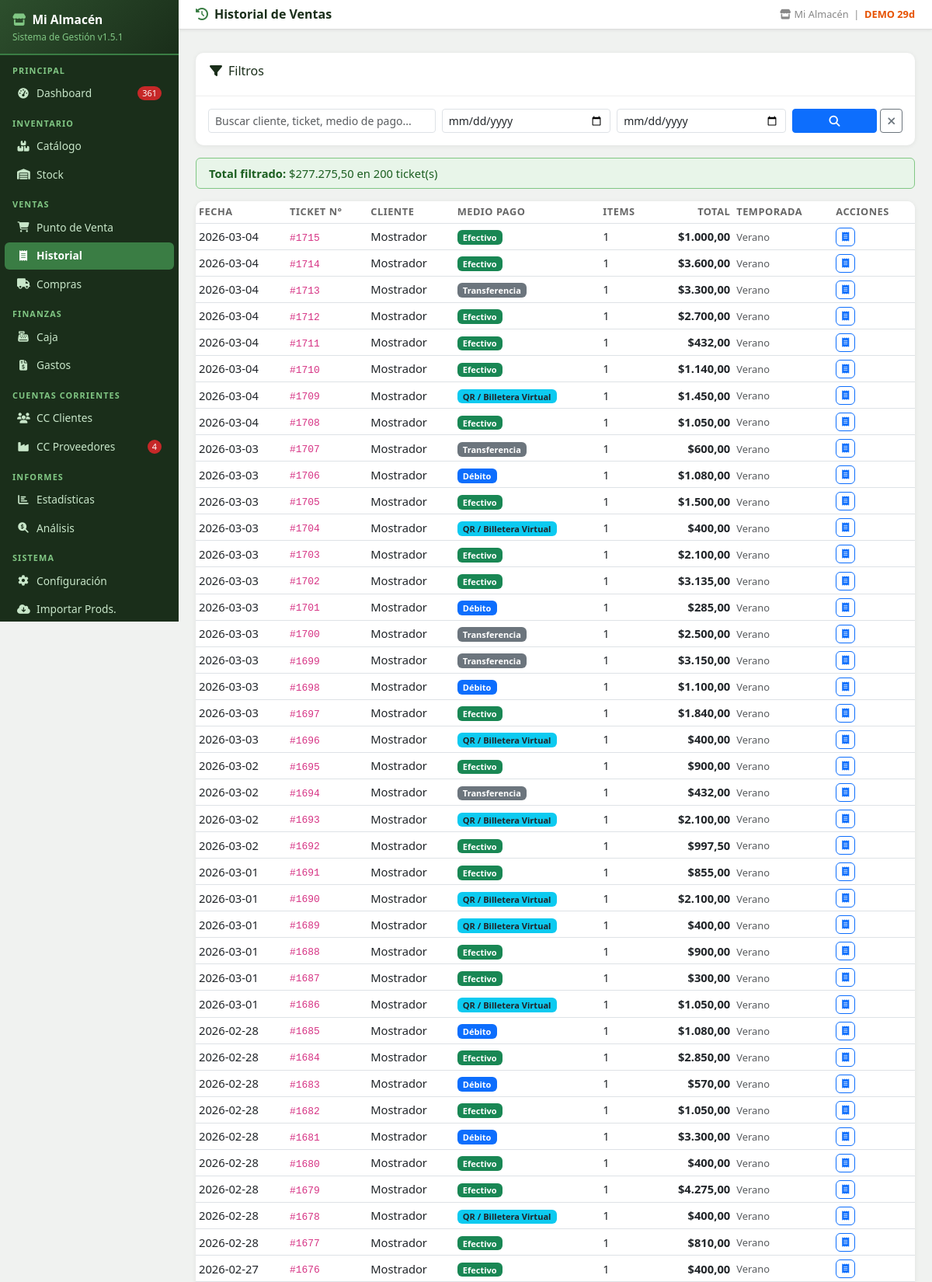
Screenshot of /historial (signed in, upper part) with the database file from the repository.
### tables this page shows
CREATE TABLE config (
            clave TEXT PRIMARY KEY,
            valor TEXT
        );

CREATE TABLE ventas (
            id INTEGER PRIMARY KEY AUTOINCREMENT,
            numero_ticket INTEGER,
            fecha TEXT,
            hora TEXT,
            cliente_id INTEGER DEFAULT 0,
            cliente_nombre TEXT DEFAULT 'Mostrador',
            medio_pago TEXT DEFAULT 'Efectivo',
            subtotal REAL DEFAULT 0,
            descuento_adicional REAL DEFAULT 0,
            total REAL DEFAULT 0,
            vendedor TEXT DEFAULT '',
            temporada TEXT DEFAULT ''
        );

### app.py (the view)
@app.route('/historial')
@login_required
def historial():
    search = request.args.get('q', '')
    fecha_desde = request.args.get('desde', '')
    fecha_hasta = request.args.get('hasta', '')
    ventas = db.get_ventas(search=search, fecha_desde=fecha_desde, fecha_hasta=fecha_hasta)
    total_filtro = sum(v['total'] for v in ventas)
    return render_template('historial.html', ventas=ventas, search=search,
                           fecha_desde=fecha_desde, fecha_hasta=fecha_hasta,
                           total_filtro=total_filtro)

### app.py (called while the page is built)
def login_required(f):
    @wraps(f)
    def decorated(*args, **kwargs):
        if 'user' not in session:
            flash('⚠ Debés iniciar sesión para acceder.', 'warning')
            return redirect(url_for('login', next=request.path))
        return f(*args, **kwargs)
    return decorated

@app.before_request
def before():
    global _scheduler_started
    db.init_db()
    if not _scheduler_started:
        _scheduler_started = True
        iniciar_backup_scheduler()
    public = {'/login', '/static'}
    if any(request.path.startswith(p) for p in public):
        return
    if request.path == '/favicon.ico':
        return
    if 'user' in session:
        try:
            inv_at = db.get_config().get('sessions_invalidated_at', '')
            login_at = session.get('login_date', '')
            if inv_at and login_at and login_at < inv_at:
                session.clear()
        except Exception:
            pass
    if 'user' not in session and request.endpoint not in ('login', 'apagar_rapido', 'static', None):
        return redirect(url_for('login', next=request.path))

def fmt_ars(v):
    try:
        return f"${float(v):,.2f}".replace(',','X').replace('.',',').replace('X','.')
    except:
        return "$0,00"

### database.py (called while the page is built, shortened)
def get_conn():
    conn = sqlite3.connect(DB_PATH)
    conn.row_factory = sqlite3.Row
    conn.execute("PRAGMA foreign_keys = ON")
    return conn

def q(sql, params=(), fetchall=True, fetchone=False, commit=False):
    conn = get_conn()
    try:
        c = conn.cursor()
        c.execute(sql, params)
        if commit:
            conn.commit()
            return c.lastrowid
        if fetchone:
            return c.fetchone()
        if fetchall:
            return c.fetchall()
    finally:
        conn.close()

def init_db():
    global _db_initialized
    if _db_initialized:
        return

def get_config():
    rows = q("SELECT clave, valor FROM config")
    return {r['clave']: r['valor'] for r in rows}

### templates/historial.html (shortened to what this page needs)
{% extends 'base.html' %}
{% block page_title %}<i class="fas fa-history me-2" style="color:#3a7d44"></i>Historial de Ventas{% endblock %}
{% block content %}
<div class="table-card mb-3">
  <div class="tc-header">
    <h6><i class="fas fa-filter me-2"></i>Filtros</h6>
  </div>
  <div class="p-3">
    <form class="row g-2" method="get">
      <div class="col-md-4">
        <input type="text" name="q" value="{{ search }}" class="form-control form-control-sm" placeholder="Buscar cliente, ticket, medio de pago...">
      </div>
      <div class="col-md-3">
        <input type="date" name="desde" value="{{ fecha_desde }}" class="form-control form-control-sm">
      </div>
      <div class="col-md-3">
        <input type="date" name="hasta" value="{{ fecha_hasta }}" class="form-control form-control-sm">
      </div>
      <div class="col-md-2 d-flex gap-1">
        <button class="btn btn-sm btn-primary flex-grow-1"><i class="fas fa-search"></i></button>
        <a href="/historial" class="btn btn-sm btn-outline-secondary"><i class="fas fa-times"></i></a>
      </div>
    </form>
  </div>
</div>
{% if total_filtro > 0 %}
<div class="alert py-2 mb-3" style="background:#e8f5e9;border:1px solid #81c784;color:#1b5e20">
  <strong>Total filtrado:</strong> {{ fmt_ars(total_filtro) }} en {{ ventas|length }} ticket(s)
</div>
{% endif %}
<div class="table-card">
  <div class="table-responsive">
    <table class="table table-sm mb-0">
      <thead>
        <tr>
          <th>Fecha</th><th>Ticket N°</th><th>Cliente</th>
          <th>Medio Pago</th><th>Items</th>
          <th class="text-end">Total</th><th>Temporada</th><th>Acciones</th>
        </tr>
      </thead>
      <tbody>
      {% for v in ventas %}
        <tr>
          <td>{{ v.fecha }}</td>
          <td><code>#{{ v.numero_ticket }}</code></td>
          <td>{{ v.cliente_nombre }}</td>
          <td>
            <span class="badge
              {% if v.medio_pago=='Efectivo' %}bg-success
              {% elif v.medio_pago=='Débito' %}bg-primary
              {% elif v.medio_pago=='Crédito' %}bg-warning text-dark
              {% elif 'QR' in v.medio_pago %}bg-info text-dark
              {% elif 'Cuenta' in v.medio_pago %}bg-danger
              {% else %}bg-secondary{% endif %}">
              {{ v.medio_pago }}
            </span>
          </td>
          <td>{{ v.items }}</td>
          <td class="text-end fw-bold">{{ fmt_ars(v.total) }}</td>
          <td><small class="text-muted">{{ v.temporada }}</small></td>
          <td>
            <a href="/historial/{{ v.id }}" class="btn btn-xs btn-outline-primary" style="font-size:.75rem;padding:2px 7px" target="_blank">
              <i class="fas fa-receipt"></i>
            </a>
          </td>
        </tr>
      {% else %}
        <tr><td colspan="8" class="empty-state"><i class="fas fa-receipt"></i><br>No hay ventas con esos filtros</td></tr>
      {% endfor %}
      </tbody>
    </table>
  </div>
</div>
{% endblock %}

### templates/base.html (shortened to what this page needs)
<!DOCTYPE html>
<html lang="es">
<head>
<link href="https://cdn.jsdelivr.net/npm/bootstrap@5.3.0/dist/css/bootstrap.min.css" rel="stylesheet">
<link href="https://cdnjs.cloudflare.com/ajax/libs/font-awesome/6.4.0/css/all.min.css" rel="stylesheet">
</head>
<body>
<div id="sidebar">
  <div class="logo">
    <h5><i class="fas fa-store me-2" style="color:#81c784"></i>{{ cfg_nombre or 'Mi Almacén' }}</h5>
    <small>Sistema de Gestión v{{ app_version }}</small>
  </div>
  <div class="nav-label">Principal</div>
  <a href="/" class="nav-link {% if request.path == '/' %}active{% endif %}">
    <i class="fas fa-tachometer-alt"></i> Dashboard
    {% if alertas_sidebar and (alertas_sidebar.sin_stock + alertas_sidebar.critico) > 0 %}
      <span class="badge-alert">{{ alertas_sidebar.sin_stock + alertas_sidebar.critico }}</span>
    {% endif %}
  </a>
  <div class="nav-label">Inventario</div>
  <a href="/productos" class="nav-link {% if '/productos' in request.path and '/importar' not in request.path %}active{% endif %}">
    <i class="fas fa-boxes"></i> Catálogo
  </a>
  <a href="/stock" class="nav-link {% if '/stock' in request.path %}active{% endif %}">
    <i class="fas fa-warehouse"></i> Stock
  </a>
  <div class="nav-label">Ventas</div>
  <a href="/punto_venta" class="nav-link {% if '/punto_venta' in request.path %}active{% endif %}">
    <i class="fas fa-shopping-cart"></i> Punto de Venta
  </a>
  <a href="/historial" class="nav-link {% if '/historial' in request.path %}active{% endif %}">
    <i class="fas fa-receipt"></i> Historial
  </a>
  <a href="/compras" class="nav-link {% if '/compras' in request.path %}active{% endif %}">
    <i class="fas fa-truck"></i> Compras
  </a>
  <div class="nav-label">Finanzas</div>
  <a href="/caja" class="nav-link {% if '/caja' in request.path %}active{% endif %}">
    <i class="fas fa-cash-register"></i> Caja
  </a>
  <a href="/gastos" class="nav-link {% if '/gastos' in request.path %}active{% endif %}">
    <i class="fas fa-file-invoice-dollar"></i> Gastos
  </a>
  <div class="nav-label">Cuentas Corrientes</div>
  <a href="/cc_clientes" class="nav-link {% if '/cc_clientes' in request.path %}active{% endif %}">
    <i class="fas fa-users"></i> CC Clientes
  </a>
  <a href="/cc_proveedores" class="nav-link {% if '/cc_proveedores' in request.path %}active{% endif %}">
    <i class="fas fa-industry"></i> CC Proveedores
    {% if alertas_sidebar and alertas_sidebar.facturas_por_vencer > 0 %}
      <span class="badge-alert">{{ alertas_sidebar.facturas_por_vencer }}</span>
    {% endif %}
  </a>
  <div class="nav-label">Informes</div>
  <a href="/estadisticas" class="nav-link {% if '/estadisticas' in request.path %}active{% endif %}">
    <i class="fas fa-chart-bar"></i> Estadísticas
  </a>
  <a href="/analisis" class="nav-link {% if '/analisis' in request.path %}active{% endif %}">
    <i class="fas fa-search-dollar"></i> Análisis
  </a>
  <div class="nav-label">Sistema</div>
  <a href="/config" class="nav-link {% if request.path == '/config' %}active{% endif %}">
    <i class="fas fa-cog"></i> Configuración
  </a>
  <a href="/productos/importar" class="nav-link {% if '/importar' in request.path %}active{% endif %}">
    <i class="fas fa-cloud-download-alt"></i> Importar Prods.
  </a>
</div>
<div id="main">
  <div class="topbar">
    <h4>{% block page_title %}Dashboard{% endblock %}</h4>
    <div class="tb-actions">
      <span class="meta">
        <i class="fas fa-store me-1"></i>{{ cfg_nombre or 'Mi Almacén' }}
        &nbsp;|&nbsp;
        {% if demo_status and demo_status.demo and not demo_status.vencido %}
          <span style="color:#e65100;font-weight:600;">DEMO {{ demo_status.dias_restantes }}d</span>
        {% elif demo_status and not demo_status.demo %}
          <span style="color:#2e7d32;font-weight:600;"><i class="fas fa-check-circle"></i> Licenciado</span>
        {% endif %}
      </span>
    </div>
  </div>
  <div class="px-3 pt-2">
  </div>
  <div class="content">
    {% block content %}{% endblock %}
  </div>
</div>
</body>
</html>

### rows the page displays
config: valor "Mi Almacén"
ventas: fecha "2026-03-04", numero_ticket "1715", cliente_nombre "Mostrador", medio_pago "Efectivo", items "1", total "$1.000,00", temporada "Verano"
ventas: fecha "2026-03-04", numero_ticket "1714", cliente_nombre "Mostrador", medio_pago "Efectivo", items "1", total "$3.600,00", temporada "Verano"
ventas: fecha "2026-03-04", numero_ticket "1713", cliente_nombre "Mostrador", medio_pago "Transferencia", items "1", total "$3.300,00", temporada "Verano"
ventas: fecha "2026-03-04", numero_ticket "1712", cliente_nombre "Mostrador", medio_pago "Efectivo", items "1", total "$2.700,00", temporada "Verano"
ventas: fecha "2026-03-04", numero_ticket "1711", cliente_nombre "Mostrador", medio_pago "Efectivo", items "1", total "$432,00", temporada "Verano"
ventas: fecha "2026-03-04", numero_ticket "1710", cliente_nombre "Mostrador", medio_pago "Efectivo", items "1", total "$1.140,00", temporada "Verano"
ventas: fecha "2026-03-04", numero_ticket "1709", cliente_nombre "Mostrador", medio_pago "QR / Billetera Virtual", items "1", total "$1.450,00", temporada "Verano"
ventas: fecha "2026-03-04", numero_ticket "1708", cliente_nombre "Mostrador", medio_pago "Efectivo", items "1", total "$1.050,00", temporada "Verano"
ventas: fecha "2026-03-03", numero_ticket "1707", cliente_nombre "Mostrador", medio_pago "Transferencia", items "1", total "$600,00", temporada "Verano"
ventas: fecha "2026-03-03", numero_ticket "1706", cliente_nombre "Mostrador", medio_pago "Débito", items "1", total "$1.080,00", temporada "Verano"
ventas: fecha "2026-03-03", numero_ticket "1705", cliente_nombre "Mostrador", medio_pago "Efectivo", items "1", total "$1.500,00", temporada "Verano"
ventas: fecha "2026-03-03", numero_ticket "1704", cliente_nombre "Mostrador", medio_pago "QR / Billetera Virtual", items "1", total "$400,00", temporada "Verano"
ventas: fecha "2026-03-03", numero_ticket "1703", cliente_nombre "Mostrador", medio_pago "Efectivo", items "1", total "$2.100,00", temporada "Verano"
ventas: fecha "2026-03-03", numero_ticket "1702", cliente_nombre "Mostrador", medio_pago "Efectivo", items "1", total "$3.135,00", temporada "Verano"
ventas: fecha "2026-03-03", numero_ticket "1701", cliente_nombre "Mostrador", medio_pago "Débito", items "1", total "$285,00", temporada "Verano"
ventas: fecha "2026-03-03", numero_ticket "1700", cliente_nombre "Mostrador", medio_pago "Transferencia", items "1", total "$2.500,00", temporada "Verano"
ventas: fecha "2026-03-03", numero_ticket "1699", cliente_nombre "Mostrador", medio_pago "Transferencia", items "1", total "$3.150,00", temporada "Verano"
ventas: fecha "2026-03-03", numero_ticket "1698", cliente_nombre "Mostrador", medio_pago "Débito", items "1", total "$1.100,00", temporada "Verano"
ventas: fecha "2026-03-03", numero_ticket "1697", cliente_nombre "Mostrador", medio_pago "Efectivo", items "1", total "$1.840,00", temporada "Verano"
ventas: fecha "2026-03-03", numero_ticket "1696", cliente_nombre "Mostrador", medio_pago "QR / Billetera Virtual", items "1", total "$400,00", temporada "Verano"
ventas: fecha "2026-03-02", numero_ticket "1695", cliente_nombre "Mostrador", medio_pago "Efectivo", items "1", total "$900,00", temporada "Verano"
ventas: fecha "2026-03-02", numero_ticket "1694", cliente_nombre "Mostrador", medio_pago "Transferencia", items "1", total "$432,00", temporada "Verano"
ventas: fecha "2026-03-02", numero_ticket "1693", cliente_nombre "Mostrador", medio_pago "QR / Billetera Virtual", items "1", total "$2.100,00", temporada "Verano"
ventas: fecha "2026-03-02", numero_ticket "1692", cliente_nombre "Mostrador", medio_pago "Efectivo", items "1", total "$997,50", temporada "Verano"
ventas: fecha "2026-03-01", numero_ticket "1691", cliente_nombre "Mostrador", medio_pago "Efectivo", items "1", total "$855,00", temporada "Verano"
ventas: fecha "2026-03-01", numero_ticket "1690", cliente_nombre "Mostrador", medio_pago "QR / Billetera Virtual", items "1", total "$2.100,00", temporada "Verano"
ventas: fecha "2026-03-01", numero_ticket "1689", cliente_nombre "Mostrador", medio_pago "QR / Billetera Virtual", items "1", total "$400,00", temporada "Verano"
ventas: fecha "2026-03-01", numero_ticket "1688", cliente_nombre "Mostrador", medio_pago "Efectivo", items "1", total "$900,00", temporada "Verano"
ventas: fecha "2026-03-01", numero_ticket "1687", cliente_nombre "Mostrador", medio_pago "Efectivo", items "1", total "$300,00", temporada "Verano"
ventas: fecha "2026-03-01", numero_ticket "1686", cliente_nombre "Mostrador", medio_pago "QR / Billetera Virtual", items "1", total "$1.050,00", temporada "Verano"
ventas: fecha "2026-02-28", numero_ticket "1685", cliente_nombre "Mostrador", medio_pago "Débito", items "1", total "$1.080,00", temporada "Verano"
ventas: fecha "2026-02-28", numero_ticket "1684", cliente_nombre "Mostrador", medio_pago "Efectivo", items "1", total "$2.850,00", temporada "Verano"
ventas: fecha "2026-02-28", numero_ticket "1683", cliente_nombre "Mostrador", medio_pago "Débito", items "1", total "$570,00", temporada "Verano"
ventas: fecha "2026-02-28", numero_ticket "1682", cliente_nombre "Mostrador", medio_pago "Efectivo", items "1", total "$1.050,00", temporada "Verano"
ventas: fecha "2026-02-28", numero_ticket "1681", cliente_nombre "Mostrador", medio_pago "Débito", items "1", total "$3.300,00", temporada "Verano"
ventas: fecha "2026-02-28", numero_ticket "1680", cliente_nombre "Mostrador", medio_pago "Efectivo", items "1", total "$400,00", temporada "Verano"
ventas: fecha "2026-02-28", numero_ticket "1679", cliente_nombre "Mostrador", medio_pago "Efectivo", items "1", total "$4.275,00", temporada "Verano"
ventas: fecha "2026-02-28", numero_ticket "1678", cliente_nombre "Mostrador", medio_pago "QR / Billetera Virtual", items "1", total "$400,00", temporada "Verano"
ventas: fecha "2026-02-28", numero_ticket "1677", cliente_nombre "Mostrador", medio_pago "Efectivo", items "1", total "$810,00", temporada "Verano"
ventas: fecha "2026-02-27", numero_ticket "1676", cliente_nombre "Mostrador", medio_pago "Efectivo", items "1", total "$400,00", temporada "Verano"

### other values shown
{{ app_version }} "1.5.1"
{{ alertas_sidebar.sin_stock + alertas_sidebar.critico }} "361"
{{ alertas_sidebar.facturas_por_vencer }} "4"
{{ demo_status.dias_restantes }} "29"
{{ fmt_ars(total_filtro) }} "$277.275,50"
{{ ventas|length }} "200"
